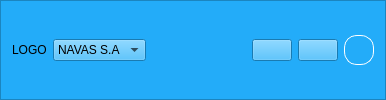
       <widget class="QFrame" name="MENU_SUPERIOR">
        <property name="sizePolicy">
         <sizepolicy hsizetype="Preferred" vsizetype="Fixed">
          <horstretch>0</horstretch>
          <verstretch>0</verstretch>
         </sizepolicy>
        </property>
        <property name="minimumSize">
         <size>
          <width>0</width>
          <height>50</height>
         </size>
        </property>
        <property name="maximumSize">
         <size>
          <width>16777215</width>
          <height>16777215</height>
         </size>
        </property>
        <property name="styleSheet">
         <string notr="true"> background-color: #23acf9</string>
        </property>
        <property name="frameShape">
         <enum>QFrame::Shape::StyledPanel</enum>
        </property>
        <property name="frameShadow">
         <enum>QFrame::Shadow::Raised</enum>
        </property>
        <layout class="QGridLayout" name="gridLayout_6">
         <item row="0" column="0">
          <layout class="QHBoxLayout" name="horizontalLayout">
           <item>
            <widget class="QLabel" name="label">
             <property name="text">
              <string>LOGO</string>
             </property>
            </widget>
           </item>
           <item>
            <widget class="QComboBox" name="comboBox">
             <property name="sizePolicy">
              <sizepolicy hsizetype="Preferred" vsizetype="Fixed">
               <horstretch>0</horstretch>
               <verstretch>0</verstretch>
              </sizepolicy>
             </property>
             <item>
              <property name="text">
               <string>NAVAS S.A</string>
              </property>
             </item>
             <item>
              <property name="text">
               <string>Empresa 1</string>
              </property>
             </item>
             <item>
              <property name="text">
               <string>Empresa 2</string>
              </property>
             </item>
            </widget>
           </item>
          </layout>
         </item>
         <item row="0" column="1">
          <layout class="QHBoxLayout" name="horizontalLayout_2">
           <property name="leftMargin">
            <number>100</number>
           </property>
           <property name="rightMargin">
            <number>0</number>
           </property>
           <item>
            <widget class="QPushButton" name="pushButton_9">
             <property name="maximumSize">
              <size>
               <width>100</width>
               <height>16777215</height>
              </size>
             </property>
             <property name="text">
              <string/>
             </property>
             <property name="icon">
              <iconset>
               <normaloff>icons/settings_button.png</normaloff>icons/settings_button.png</iconset>
             </property>
            </widget>
           </item>
           <item>
            <widget class="QPushButton" name="pushButton_10">
             <property name="maximumSize">
              <size>
               <width>100</width>
               <height>16777215</height>
              </size>
             </property>
             <property name="text">
              <string/>
             </property>
             <property name="icon">
              <iconset>
               <normaloff>icons/notification_button.png</normaloff>icons/notification_button.png</iconset>
             </property>
            </widget>
           </item>
           <item>
            <widget class="QPushButton" name="pushButton_8">
             <property name="minimumSize">
              <size>
               <width>30</width>
               <height>30</height>
              </size>
             </property>
             <property name="maximumSize">
              <size>
               <width>30</width>
               <height>30</height>
              </size>
             </property>
             <property name="styleSheet">
              <string notr="true">border-style: solid;
border-width: 1px;
color: rgb(255, 255, 255);
border-radius: 13px;</string>
             </property>
             <property name="text">
              <string/>
             </property>
            </widget>
           </item>
          </layout>
         </item>
        </layout>
       </widget>
